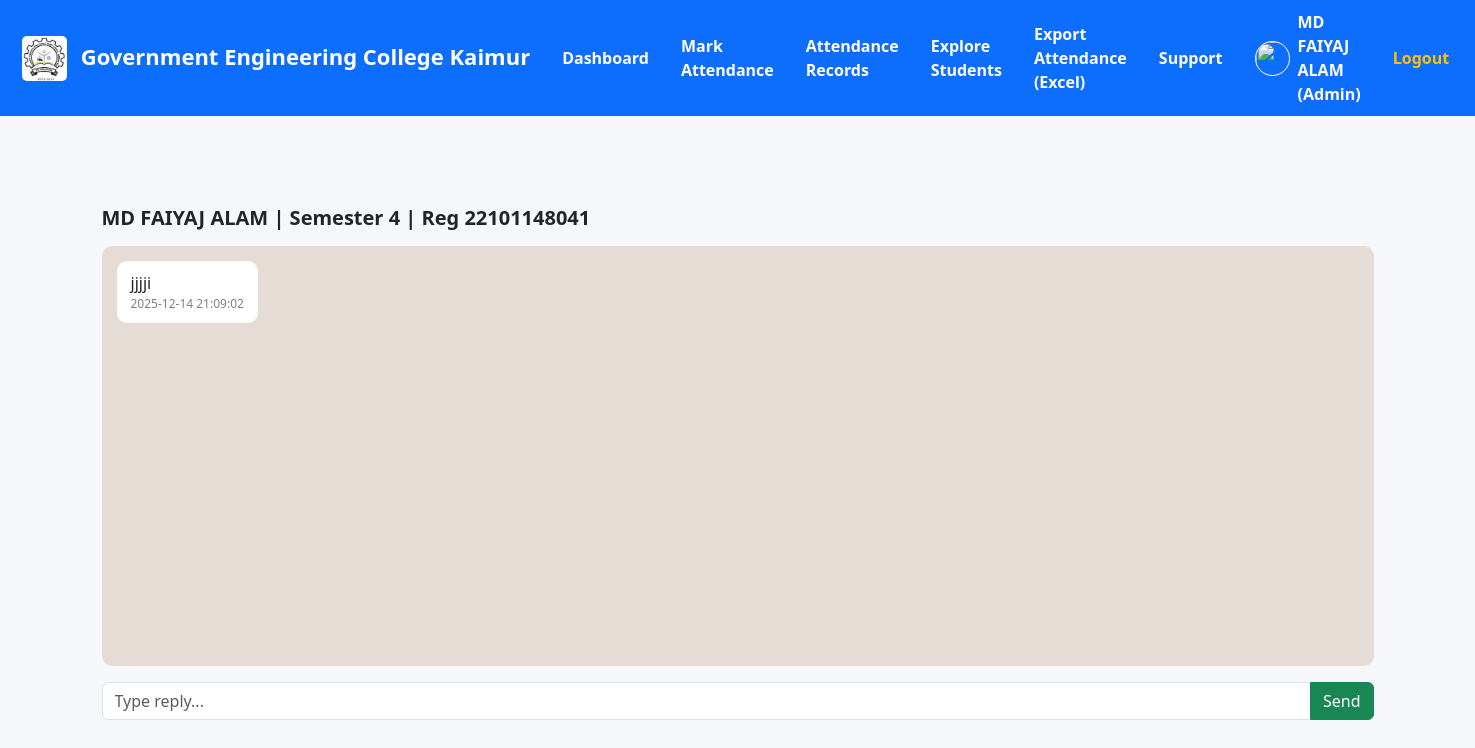
The page /admin/support/5 (signed in) on the database its author committed.
### tables this page shows
CREATE TABLE users (
            id INTEGER PRIMARY KEY AUTOINCREMENT,
            name TEXT,
            email TEXT UNIQUE,
            password TEXT,
            role TEXT,
            department TEXT,
            semester TEXT,
            roll_no TEXT,
            registration_no TEXT,
            parent_phone TEXT,
            parent_email TEXT,
            admin_branch TEXT,
            photo TEXT DEFAULT '',
            created_at TEXT DEFAULT CURRENT_TIMESTAMP
        );

CREATE TABLE support_messages (
    id INTEGER PRIMARY KEY AUTOINCREMENT,
    student_id INTEGER NOT NULL,
    content TEXT NOT NULL,
    reply TEXT,
    seen INTEGER DEFAULT 0,
    created_at TEXT DEFAULT CURRENT_TIMESTAMP,
    FOREIGN KEY(student_id) REFERENCES users(id)
);

### app.py (the view)
@app.route('/admin/support/<int:student_id>')
@login_required(role="admin")
def admin_support_chat(student_id):
    conn = get_db()
    student = conn.execute("""
        SELECT id, name, semester, registration_no
        FROM users
        WHERE id = ? AND role = 'student'
    """, (student_id,)).fetchone()
    if not student:
        conn.close()
        flash("Student not found!", "danger")
        return redirect(url_for("admin_support"))
    messages = conn.execute("""
        SELECT content, reply, created_at, seen
        FROM support_messages
        WHERE student_id = ?
        ORDER BY created_at ASC
    """, (student_id,)).fetchall()
    conn.close()
    return render_template(
        "admin_support_chat.html",
        student=student,
        messages=messages,
        student_id=student_id
    )

### app.py (called while the page is built)
def get_db():
    conn = sqlite3.connect(DB_NAME)
    conn.row_factory = sqlite3.Row
    return conn

def login_required(role=None):
    def decorator(fn):
        @wraps(fn)
        def wrapper(*args, **kwargs):
            if "user_id" not in session:
                flash("Please login first!", "danger")
                return redirect(url_for("login"))
            if role:
                user_role = session.get("user_role", "")
                if user_role is None or user_role.lower() != role.lower():
                    flash("Access denied!", "danger")
                    return redirect(url_for("login"))
            return fn(*args, **kwargs)
        return wrapper
    return decorator

### templates/admin_support_chat.html (shortened to what this page needs)
{% extends "base.html" %}
{% block content %}
<div class="container">
    <h5 class="fw-bold mb-3">
        {{ student.name }} |
        Semester {{ student.semester }} |
        Reg {{ student.registration_no }}
    </h5>
    <div class="chat-box mb-3">
        {% if messages %}
        {% for m in messages %}
        <div class="chat student">
            <div class="bubble">
                {{ m.content }}
                <div class="time">{{ m.created_at }}</div>
            </div>
        </div>
        {% endfor %}
        {% else %}
        <p class="text-muted text-center">No messages yet.</p>
        {% endif %}
    </div>
    <form method="POST" action="{{ url_for('admin_support_reply', student_id=student_id) }}">
        <div class="input-group">
            <input type="text" name="reply" class="form-control" placeholder="Type reply..." required>
            <button class="btn btn-success">
                Send
            </button>
        </div>
    </form>
</div>
{% endblock %}

### templates/base.html (shortened to what this page needs)
<!DOCTYPE html>
<html lang="en">
<head>
    <link href="https://cdn.jsdelivr.net/npm/bootstrap@5.3.0/dist/css/bootstrap.min.css" rel="stylesheet">
</head>
<body>
    <nav class="navbar navbar-expand-lg navbar-dark" style="background:#0d6efd; padding:10px;">
        <div class="container-fluid">
            <a class="navbar-brand fw-bold text-white" href="#">
                <img src="{{ url_for('static', filename='college_logo.png') }}" width="45" height="45" class="me-2"
                    style="border-radius:5px;" alt="College Logo">
                Government Engineering College Kaimur
            </a>
            <div class="collapse navbar-collapse justify-content-end" id="mainNavbar">
                <ul class="navbar-nav align-items-center">
                    {% if session.get('user_role') == 'admin' %}
                    <li class="nav-item mx-2">
                        <a class="nav-link text-white fw-bold" href="{{ url_for('admin_dashboard') }}">Dashboard</a>
                    </li>
                    <li class="nav-item mx-2">
                        <a class="nav-link text-white fw-bold" href="{{ url_for('admin_attendance') }}">Mark
                            Attendance</a>
                    </li>
                    <li class="nav-item mx-2">
                        <a class="nav-link text-white fw-bold" href="{{ url_for('attendance_list') }}">Attendance
                            Records</a>
                    </li>
                    <li class="nav-item mx-2">
                        <a class="nav-link text-white fw-bold" href="{{ url_for('admin_users') }}">Explore Students</a>
                    </li>
                    <li class="nav-item mx-2">
                        <a class="nav-link text-white fw-bold" href="{{ url_for('export_attendance') }}">Export
                            Attendance (Excel)</a>
                    </li>
                    <li class="nav-item mx-2">
                        <a class="nav-link text-white fw-bold" href="{{ url_for('admin_support') }}">Support</a>
                    </li>
                    {% endif %}
                    {% if session.get('user_id') %}
                    <li class="nav-item d-flex align-items-center mx-3">
                        {% if session.get('user_photo') %}
                        <img src="{{ url_for('static', filename='profile_images/' + session['user_photo']) }}"
                            width="35" height="35" class="rounded-circle border border-white me-2">
                        {% else %}
                        <img src="{{ url_for('static', filename='default.png') }}" width="35" height="35"
                            class="rounded-circle border border-white me-2">
                        {% endif %}
                        <span class="text-white fw-bold">
                            {{ session.get('user_name') }}
                            ({{ session.get('user_role')|capitalize }})
                        </span>
                    </li>
                    <li class="nav-item mx-2">
                        <a class="nav-link text-warning fw-bold" href="{{ url_for('logout') }}">Logout</a>
                    </li>
                    {% endif %}
                </ul>
            </div>
        </div>
    </nav>
    <div class="container main-container">
        {% block content %}
        {% endblock %}
    </div>
</body>
</html>

### templates/base.html (style rules this page uses)
.navbar-brand { font-weight: bold; font-size: 22px; }
.nav-link { font-weight: 500; }
body { background: #f5f7fb; }
.main-container { margin-top: 90px; }

### templates/admin_support_chat.html (style rules this page uses)
.chat-box { background: #e5ddd5; padding: 15px; border-radius: 10px; height: 420px; overflow-y: auto; }
.chat.student { text-align: left; margin-bottom: 10px; }
.bubble { display: inline-block; padding: 10px 14px; border-radius: 10px; max-width: 70%; }
.student .bubble { background: #ffffff; }
.time { font-size: 12px; color: gray; }

### rows shown on the page
users: get "MD FAIYAJ ALAM", name "MD FAIYAJ ALAM", semester "4", registration_no "22101148041"
support_messages: content "jjjji", created_at "2025-12-14 21:09:02"

### other values the page prints
{{ session.get('user_role')|capitalize }} "Admin"
